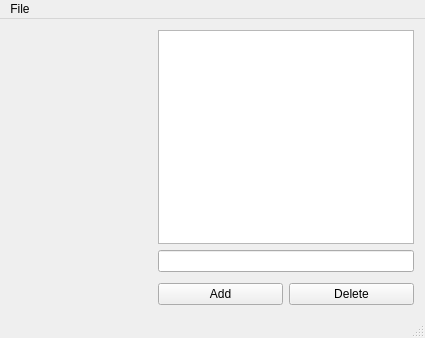
<?xml version="1.0" encoding="UTF-8"?>
<ui version="4.0">
 <class>MainWindow</class>
 <widget class="QMainWindow" name="MainWindow">
  <property name="geometry">
   <rect>
    <x>0</x>
    <y>0</y>
    <width>425</width>
    <height>338</height>
   </rect>
  </property>
  <property name="windowTitle">
   <string>MainWindow</string>
  </property>
  <widget class="QWidget" name="centralwidget">
   <layout class="QGridLayout" name="gridLayout_2">
    <item row="0" column="0">
     <layout class="QGridLayout" name="gridLayout_3">
      <property name="leftMargin">
       <number>2</number>
      </property>
      <property name="topMargin">
       <number>2</number>
      </property>
      <property name="rightMargin">
       <number>2</number>
      </property>
      <property name="bottomMargin">
       <number>2</number>
      </property>
      <item row="0" column="0">
       <spacer name="horizontalSpacer">
        <property name="orientation">
         <enum>Qt::Orientation::Horizontal</enum>
        </property>
        <property name="sizeHint" stdset="0">
         <size>
          <width>40</width>
          <height>20</height>
         </size>
        </property>
       </spacer>
      </item>
      <item row="0" column="1">
       <layout class="QVBoxLayout" name="verticalLayout">
        <item>
         <widget class="QListWidget" name="listWidget"/>
        </item>
        <item>
         <widget class="QLineEdit" name="lineEdit"/>
        </item>
        <item>
         <layout class="QHBoxLayout" name="horizontalLayout_2" stretch="0,0">
          <property name="sizeConstraint">
           <enum>QLayout::SizeConstraint::SetMinimumSize</enum>
          </property>
          <property name="topMargin">
           <number>5</number>
          </property>
          <item>
           <widget class="QPushButton" name="pushButtonAdd">
            <property name="text">
             <string>Add</string>
            </property>
           </widget>
          </item>
          <item>
           <widget class="QPushButton" name="pushButtonDelete">
            <property name="text">
             <string>Delete</string>
            </property>
           </widget>
          </item>
         </layout>
        </item>
       </layout>
      </item>
     </layout>
    </item>
   </layout>
  </widget>
  <widget class="QMenuBar" name="menubar">
   <property name="geometry">
    <rect>
     <x>0</x>
     <y>0</y>
     <width>425</width>
     <height>26</height>
    </rect>
   </property>
   <widget class="QMenu" name="menuFile">
    <property name="title">
     <string>File</string>
    </property>
    <addaction name="actionOpen"/>
    <addaction name="actionClose"/>
   </widget>
   <addaction name="menuFile"/>
  </widget>
  <widget class="QStatusBar" name="statusbar"/>
  <action name="actionOpen">
   <property name="text">
    <string>Open</string>
   </property>
  </action>
  <action name="actionClose">
   <property name="text">
    <string>Close</string>
   </property>
   <property name="menuRole">
    <enum>QAction::MenuRole::TextHeuristicRole</enum>
   </property>
  </action>
 </widget>
 <resources/>
 <connections>
  <connection>
   <sender>actionClose</sender>
   <signal>triggered()</signal>
   <receiver>MainWindow</receiver>
   <slot>close()</slot>
   <hints>
    <hint type="sourcelabel">
     <x>-1</x>
     <y>-1</y>
    </hint>
    <hint type="destinationlabel">
     <x>213</x>
     <y>165</y>
    </hint>
   </hints>
  </connection>
 </connections>
</ui>
